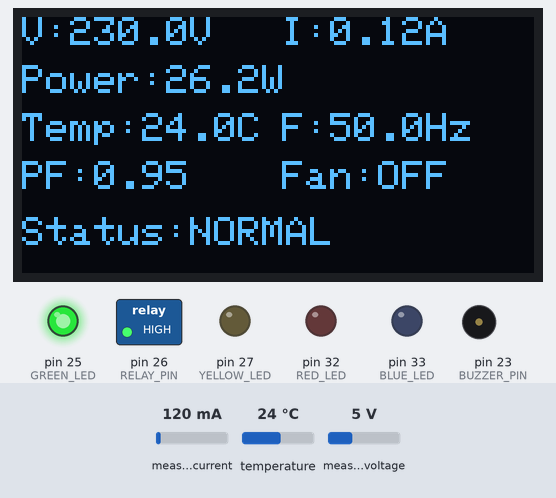
This sketch was run on a simulated Arduino Mega 2560, built for the host (arithmetic inside an expression is 32-bit, double 64-bit). On the bench: 128×64 one-colour display, switched loads named in the sketch (green lamp = pin HIGH), output pins drawn as LEDs (lit = HIGH), buzzer (waves = sounding, pin HIGH). Inputs (shaded band) come from the test bench; at power-on: temperature 24 °C, measured current 120 mA, measured voltage 5 V. What the sketch prints to the serial monitor is not drawn.

Above: at 3.5 s.
3.6 s: temperature set to 39.1 °C
At 5.1 s:
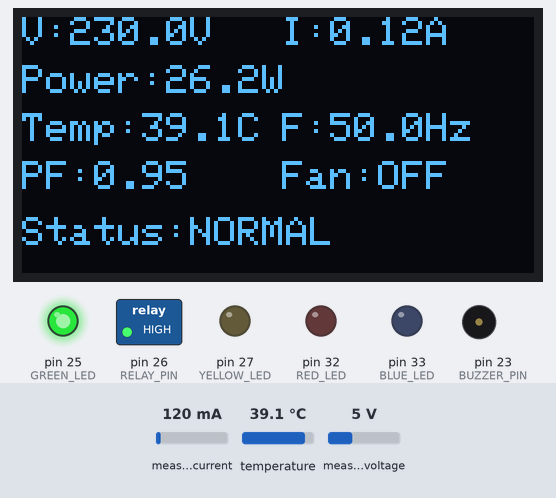
6.2 s: temperature set to 40.4 °C
At 7.8 s:
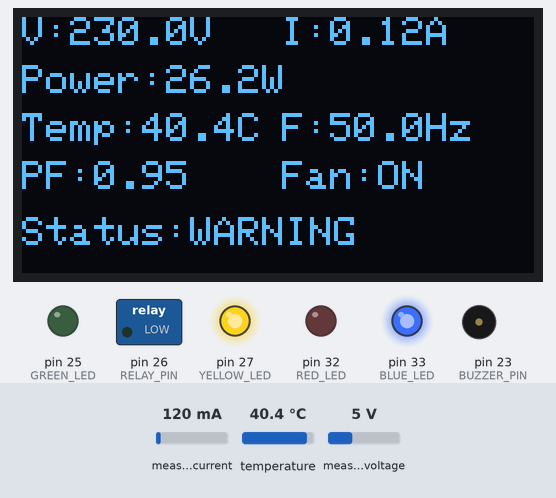
8.1 s: measured current set to 40 mA
At 11.5 s:
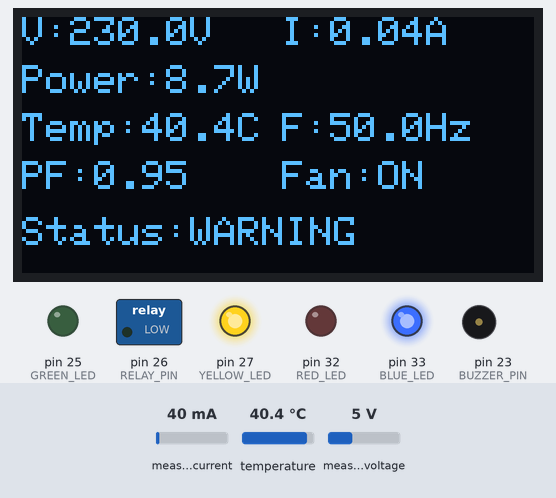
11.8 s: temperature set to 12 °C
At 13.3 s:
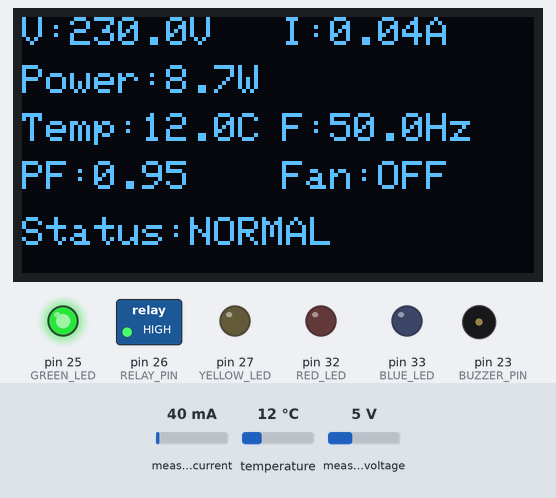
13.7 s: measured voltage set to 0.3 V
At 17.1 s:
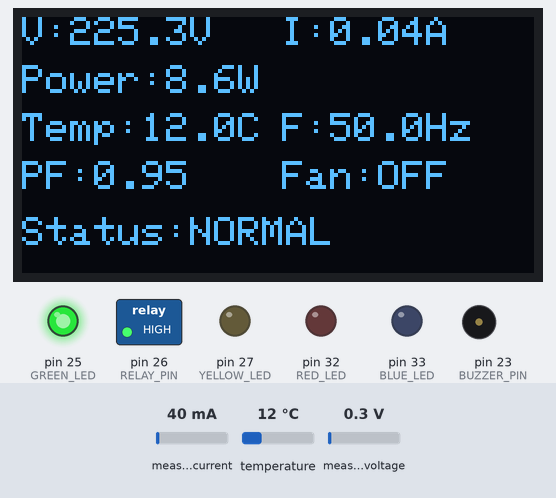
17.4 s: measured current set to 500 mA
At 20.2 s:
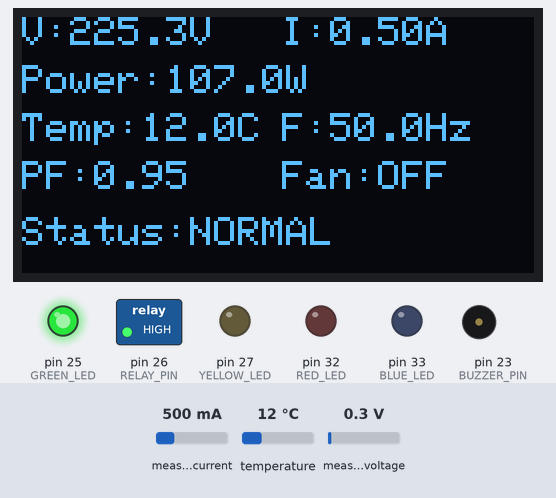
Timing chart, 0 to 21.7 s (numbered marks = the images above; inputs shaded):
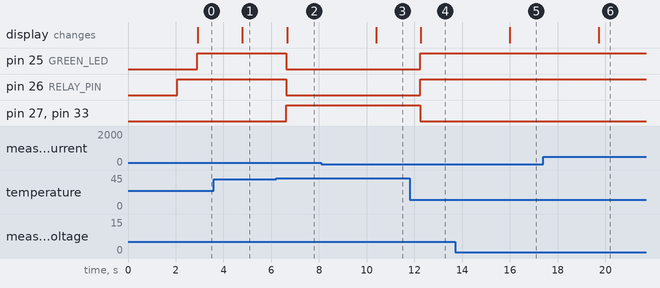

Measured:
- the behaviour switches between 39.9 and 40 °C on temperature (found by bisection; images 1 and 2)
- after the input at 3.6 s, the display: changes after 1.2 s (image 1)
- after the input at 6.2 s, pin 25 (GREEN_LED), pin 26 (RELAY_PIN): HIGH → LOW after 0.44 s; pin 27 (YELLOW_LED), pin 33 (BLUE_LED): LOW → HIGH after 0.44 s; the display: changes after 0.46 s (image 2)
- after the input at 8.1 s, the display: changes after 2.3 s (image 3)
- after the input at 11.8 s, pin 25 (GREEN_LED), pin 26 (RELAY_PIN): LOW → HIGH after 0.44 s; pin 27 (YELLOW_LED), pin 33 (BLUE_LED): HIGH → LOW after 0.44 s; the display: changes after 0.46 s (image 4)
- after the input at 13.7 s, the display: changes after 2.3 s (image 5)
- after the input at 17.4 s, the display: changes after 2.3 s (image 6)

The sketch:

dukanshield.ino
```cpp
#include <Wire.h>
#include <Adafruit_GFX.h>
#include <Adafruit_SSD1306.h>

#include <OneWire.h>
#include <DallasTemperature.h>

#include <PZEM004Tv30.h>


// =====================================================
// OLED
// =====================================================

#define SCREEN_WIDTH 128
#define SCREEN_HEIGHT 64

Adafruit_SSD1306 display(SCREEN_WIDTH, SCREEN_HEIGHT, &Wire, -1);


// =====================================================
// PZEM
// =====================================================

#define PZEM_RX_PIN 16
#define PZEM_TX_PIN 17

PZEM004Tv30 pzem(Serial2, PZEM_RX_PIN, PZEM_TX_PIN);


// =====================================================
// TEMPERATURE SENSOR - DS18B20
// =====================================================

#define TEMP_PIN 4

OneWire oneWire(TEMP_PIN);
DallasTemperature sensors(&oneWire);


// =====================================================
// RELAY
// =====================================================

#define RELAY_PIN 26

// Most relay modules are ACTIVE LOW.
// If your relay works opposite, change LOW to HIGH.
#define RELAY_ON  LOW
#define RELAY_OFF HIGH


// =====================================================
// LEDs
// =====================================================

#define GREEN_LED  25
#define YELLOW_LED 27
#define RED_LED    32
#define BLUE_LED   33


// =====================================================
// BUZZER
// =====================================================

#define BUZZER_PIN 23


// =====================================================
// SAFETY LIMITS
// Change these according to your actual project/load.
// These are demonstration values.
// =====================================================

float CURRENT_LIMIT = 5.0;      // Ampere
float POWER_LIMIT   = 1000.0;   // Watt

float TEMP_WARNING  = 40.0;     // °C
float TEMP_DANGER   = 50.0;     // °C


// =====================================================
// SETUP
// =====================================================

void setup()
{
  Serial.begin(115200);

  // ---------- OLED ----------
  Wire.begin(21, 22);

  if (!display.begin(SSD1306_SWITCHCAPVCC, 0x3C))
  {
    Serial.println("OLED not found!");
  }

  display.clearDisplay();
  display.setTextColor(SSD1306_WHITE);

  display.setTextSize(2);
  display.setCursor(15, 10);
  display.println("Dukaan");
  display.setCursor(20, 35);
  display.println("Shield");

  display.display();

  delay(2000);


  // ---------- Temperature ----------
  sensors.begin();


  // ---------- Relay ----------
  pinMode(RELAY_PIN, OUTPUT);
  digitalWrite(RELAY_PIN, RELAY_OFF);


  // ---------- LEDs ----------
  pinMode(GREEN_LED, OUTPUT);
  pinMode(YELLOW_LED, OUTPUT);
  pinMode(RED_LED, OUTPUT);
  pinMode(BLUE_LED, OUTPUT);


  // ---------- Buzzer ----------
  pinMode(BUZZER_PIN, OUTPUT);
  digitalWrite(BUZZER_PIN, LOW);


  Serial.println("================================");
  Serial.println("     DUKAANSHIELD STARTED");
  Serial.println("================================");
}


// =====================================================
// LOOP
// =====================================================

void loop()
{

  // ===================================================
  // READ PZEM
  // ===================================================

  float voltage = pzem.voltage();
  float current = pzem.current();
  float power   = pzem.power();
  float energy  = pzem.energy();
  float freq    = pzem.frequency();
  float pf      = pzem.pf();


  // ===================================================
  // READ TEMPERATURE
  // ===================================================

  sensors.requestTemperatures();

  float temperature = sensors.getTempCByIndex(0);


  // ===================================================
  // CHECK SENSOR ERRORS
  // ===================================================

  if (isnan(voltage))
  {
    voltage = 0;
  }

  if (isnan(current))
  {
    current = 0;
  }

  if (isnan(power))
  {
    power = 0;
  }

  if (isnan(energy))
  {
    energy = 0;
  }

  if (isnan(freq))
  {
    freq = 0;
  }

  if (isnan(pf))
  {
    pf = 0;
  }


  if (temperature == DEVICE_DISCONNECTED_C)
  {
    temperature = 0;
  }


  // ===================================================
  // SAFETY CONDITIONS
  // ===================================================

  bool currentWarning = current >= CURRENT_LIMIT;
  bool powerWarning   = power >= POWER_LIMIT;

  bool tempWarning = temperature >= TEMP_WARNING;
  bool tempDanger  = temperature >= TEMP_DANGER;


  // ===================================================
  // FAN CONTROL
  // ===================================================

  // If temperature becomes high,
  // automatically turn ON exhaust fan.

  if (tempWarning)
  {
    digitalWrite(RELAY_PIN, RELAY_ON);
    digitalWrite(BLUE_LED, HIGH);
  }
  else
  {
    digitalWrite(RELAY_PIN, RELAY_OFF);
    digitalWrite(BLUE_LED, LOW);
  }


  // ===================================================
  // LED STATUS
  // ===================================================

  // Turn all status LEDs OFF first

  digitalWrite(GREEN_LED, LOW);
  digitalWrite(YELLOW_LED, LOW);
  digitalWrite(RED_LED, LOW);


  // ---------- DANGER ----------

  if (tempDanger || currentWarning || powerWarning)
  {
    digitalWrite(RED_LED, HIGH);

    // Buzzer ON
    digitalWrite(BUZZER_PIN, HIGH);
  }


  // ---------- WARNING ----------

  else if (tempWarning)
  {
    digitalWrite(YELLOW_LED, HIGH);

    // Buzzer OFF
    digitalWrite(BUZZER_PIN, LOW);
  }


  // ---------- NORMAL ----------

  else
  {
    digitalWrite(GREEN_LED, HIGH);

    // Buzzer OFF
    digitalWrite(BUZZER_PIN, LOW);
  }


  // ===================================================
  // OLED DISPLAY
  // ===================================================

  display.clearDisplay();

  display.setTextColor(SSD1306_WHITE);


  // Voltage
  display.setTextSize(1);
  display.setCursor(0, 0);

  display.print("V:");
  display.print(voltage, 1);
  display.print("V");


  // Current
  display.setCursor(65, 0);

  display.print("I:");
  display.print(current, 2);
  display.print("A");


  // Power
  display.setCursor(0, 12);

  display.print("Power:");
  display.print(power, 1);
  display.print("W");


  // Temperature
  display.setCursor(0, 24);

  display.print("Temp:");
  display.print(temperature, 1);
  display.print("C");


  // Frequency
  display.setCursor(65, 24);

  display.print("F:");
  display.print(freq, 1);
  display.print("Hz");


  // Power factor
  display.setCursor(0, 36);

  display.print("PF:");
  display.print(pf, 2);


  // Fan status
  display.setCursor(65, 36);

  display.print("Fan:");

  if (tempWarning)
  {
    display.print("ON");
  }
  else
  {
    display.print("OFF");
  }


  // System status
  display.setCursor(0, 50);

  display.print("Status:");

  if (tempDanger || currentWarning || powerWarning)
  {
    display.print("DANGER");
  }

  else if (tempWarning)
  {
    display.print("WARNING");
  }

  else
  {
    display.print("NORMAL");
  }


  display.display();


  // ===================================================
  // SERIAL MONITOR
  // ===================================================

  Serial.println("--------------------------------");

  Serial.print("Voltage     : ");
  Serial.print(voltage);
  Serial.println(" V");

  Serial.print("Current     : ");
  Serial.print(current);
  Serial.println(" A");

  Serial.print("Power       : ");
  Serial.print(power);
  Serial.println(" W");

  Serial.print("Energy      : ");
  Serial.print(energy);
  Serial.println(" Wh");

  Serial.print("Frequency   : ");
  Serial.print(freq);
  Serial.println(" Hz");

  Serial.print("Power Factor: ");
  Serial.println(pf);

  Serial.print("Temperature : ");
  Serial.print(temperature);
  Serial.println(" C");


  if (tempDanger || currentWarning || powerWarning)
  {
    Serial.println("STATUS      : DANGER");
  }

  else if (tempWarning)
  {
    Serial.println("STATUS      : WARNING");
  }

  else
  {
    Serial.println("STATUS      : NORMAL");
  }


  delay(1000);
}
```
